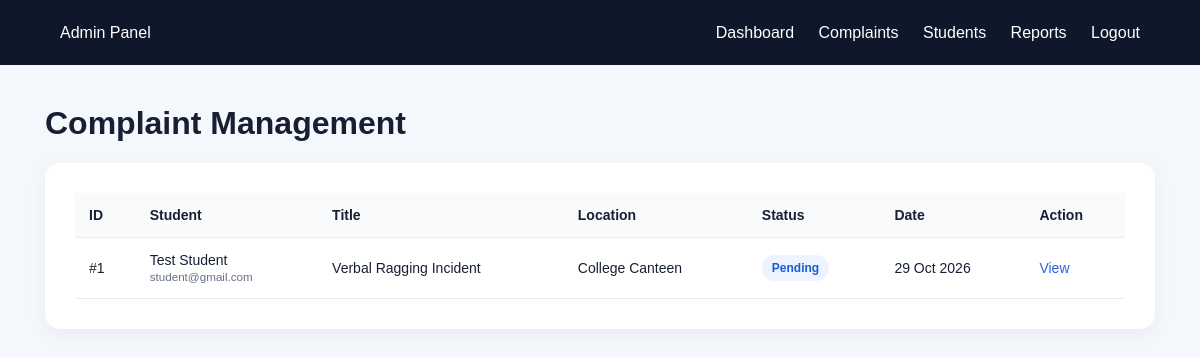
/admin/complaints.php (signed in), run on the app's committed database.
### tables this page shows
CREATE TABLE IF NOT EXISTS complaints (
    id INT AUTO_INCREMENT PRIMARY KEY,

    student_id INT NOT NULL,

    title VARCHAR(200) NOT NULL,

    description TEXT NOT NULL,

    incident_date DATE DEFAULT NULL,

    incident_time TIME DEFAULT NULL,

    location VARCHAR(200) DEFAULT NULL,

    accused_name VARCHAR(150) DEFAULT NULL,

    accused_details TEXT DEFAULT NULL,

    witness_details TEXT DEFAULT NULL,

    evidence VARCHAR(255) DEFAULT NULL,

    status ENUM(
        'Pending',
        'Under Investigation',
        'Resolved',
        'Rejected'
    ) DEFAULT 'Pending',

    admin_remarks TEXT DEFAULT NULL,

    assigned_to INT DEFAULT NULL,

    created_at TIMESTAMP DEFAULT CURRENT_TIMESTAMP,

    updated_at TIMESTAMP DEFAULT CURRENT_TIMESTAMP
        ON UPDATE CURRENT_TIMESTAMP,

    CONSTRAINT fk_complaint_student
        FOREIGN KEY (student_id)
        REFERENCES students(id)
        ON DELETE CASCADE,

    CONSTRAINT fk_complaint_admin
        FOREIGN KEY (assigned_to)
        REFERENCES admins(id)
        ON DELETE SET NULL
);

CREATE TABLE IF NOT EXISTS students (
    id INT AUTO_INCREMENT PRIMARY KEY,
    name VARCHAR(100) NOT NULL,
    email VARCHAR(150) NOT NULL UNIQUE,
    password VARCHAR(255) NOT NULL,
    phone VARCHAR(20) DEFAULT NULL,
    course VARCHAR(100) DEFAULT NULL,
    roll_no VARCHAR(50) DEFAULT NULL,
    created_at TIMESTAMP DEFAULT CURRENT_TIMESTAMP
);

### admin/complaints.php (the view, shortened to what this page needs)
<?php
require_once "../includes/db.php";
$result =
    $conn->query(
        "SELECT
            c.id,
            c.title,
            c.location,
            c.status,
            c.created_at,
            s.name AS student_name,
            s.email AS student_email
         FROM complaints c
         INNER JOIN students s
         ON c.student_id=s.id
         ORDER BY c.created_at DESC"
    );
?>
<!DOCTYPE html>
<html>
<head>
<link rel="stylesheet"
href="../assets/css/style.css">
</head>
<body>
<nav class="navbar admin">
<div>
Admin Panel
</div>
<div>
<a href="dashboard.php">
Dashboard
</a>
<a href="complaints.php">
Complaints
</a>
<a href="students.php">
Students
</a>
<a href="reports.php">
Reports
</a>
<a href="logout.php">
Logout
</a>
</div>
</nav>
<div class="container">
<h1>
Complaint Management
</h1>
<div class="panel table-container">
<table>
<tr>
<th>ID</th>
<th>Student</th>
<th>Title</th>
<th>Location</th>
<th>Status</th>
<th>Date</th>
<th>Action</th>
</tr>
<?php while (
$row =
$result->fetch_assoc()
): ?>
<tr>
<td>
#<?= $row["id"] ?>
</td>
<td>
<?= htmlspecialchars(
$row["student_name"]
) ?>
<br>
<small>
<?= htmlspecialchars(
$row["student_email"]
) ?>
</small>
</td>
<td>
<?= htmlspecialchars(
$row["title"]
) ?>
</td>
<td>
<?= htmlspecialchars(
$row["location"]
) ?>
</td>
<td>
<span class="status">
<?= htmlspecialchars(
$row["status"]
) ?>
</span>
</td>
<td>
<?= date(
"d M Y",
strtotime(
$row["created_at"]
)
) ?>
</td>
<td>
<a href="complaint_details.php?id=<?= $row["id"] ?>">
View
</a>
</td>
</tr>
<?php endwhile; ?>
</table>
</div>
</div>
</body>
</html>

### assets/css/style.css (style rules this page uses)
* { box-sizing: border-box; }
body { margin: 0; font-family: Arial, Helvetica, sans-serif; background: #f4f7fb; color: #172033; }
a { color: #2563eb; text-decoration: none; }
.navbar { min-height: 65px; padding: 0 5%; background: #111827; color: white; display: flex; align-items: center; justify-content: space-between; }
.navbar a { color: white; margin-left: 20px; }
.navbar.admin { background: #0f172a; }
.container { max-width: 1150px; margin: 40px auto; padding: 0 20px; }
.panel { background: white; padding: 30px; border-radius: 15px; box-shadow: 0 5px 20px rgba(0,0,0,.05); margin-bottom: 25px; }
.table-container { overflow-x: auto; }
table { width: 100%; border-collapse: collapse; }
th, td { padding: 14px; border-bottom: 1px solid #eaecf0; text-align: left; }
th { background: #f9fafb; font-size: 14px; }
td { font-size: 14px; }
.status { display: inline-block; padding: 6px 10px; border-radius: 20px; background: #eef4ff; color: #175cd3; font-size: 12px; font-weight: 600; }
small { color: #667085; }

### data on the page
complaints: id "1", student.name "Test Student", student.email "student@gmail.com", title "Verbal Ragging Incident", location "College Canteen", status "Pending", created_at "29 Oct 2026"
